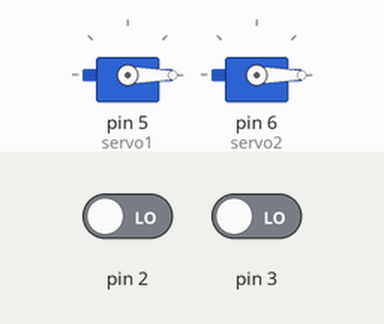
Simulated run of this sketch. Board: Arduino Uno, built with avr-gcc and run on an emulated ATmega328P. Parts: 2 × servo. The test bench sets the inputs (shaded band); at power-on: pin 2 LOW, pin 3 LOW.

Above: at 1.2 s.
1.3 s: pin 2 driven HIGH
At 1.7 s:
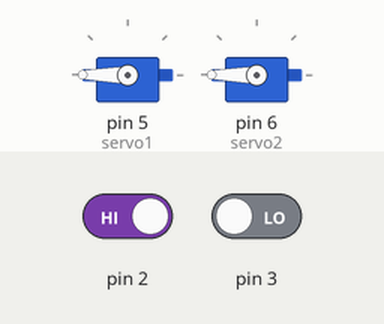
2.8 s: pin 3 driven HIGH
At 4.0 s:
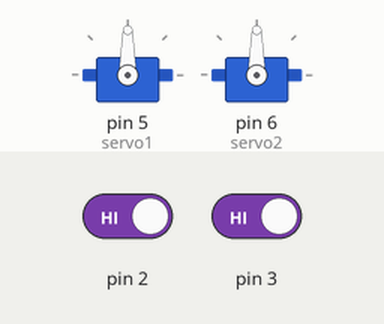
4.3 s: pin 2 driven LOW
At 5.2 s:
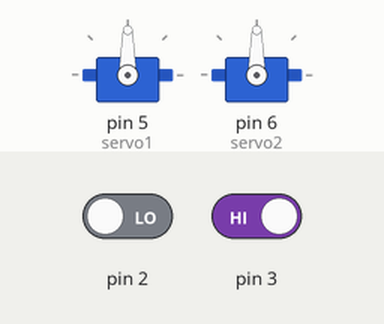
Timing chart, 0 to 7.3 s (numbered marks = the images above; inputs shaded):
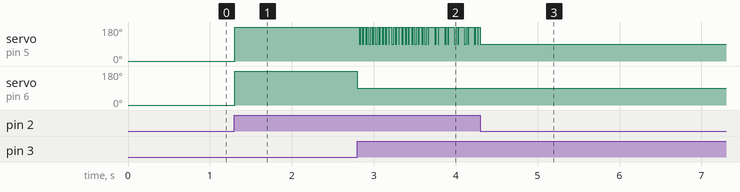

The sketch:

aaaaaaaaaaaaaaaaaaaaaaaaaaaaa.ino
```cpp
#include <Servo.h>
int angulo=0;
Servo servo1;
Servo servo2;


void setup() {
  pinMode(2, INPUT);
  pinMode(3, INPUT);
  servo1.attach(5);
  servo2.attach(6);
}

void loop() {
  servo1.write(angulo);
  servo2.write(angulo);

  if (digitalRead(2)==HIGH){
    angulo=180;
    servo1.write(angulo);
  }
  if(digitalRead(3)==HIGH){
    angulo=90;
    servo2.write(angulo);
  }
}
```

Measured:
- after the input at 1.3 s, servo on pin 5 (servo1), servo on pin 6 (servo2): 0° → 180° at once
- after the input at 2.8 s, servo on pin 5 (servo1): alternates 180° for 0.02 s and 90° for 0.02 s, starting at once; servo on pin 6 (servo2): 180° → 90° at once
